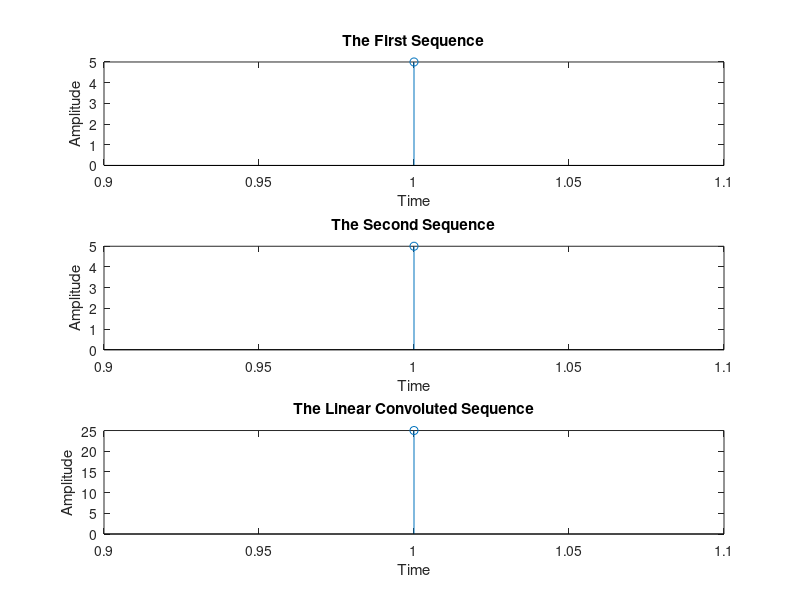

The MATLAB script that drew this image:
clc;
clear all;
close all;

% Taking input from the user
x = input('Enter the first input sequence: ');  % Input sequence x
h = input('Enter the second input sequence: '); % Input sequence h

% Lengths of the sequences
l = length(x);
m = length(h);

% Length of the result sequence (linear convolution length)
N = l + m - 1;

% Compute the FFT of both sequences
Xk = fft(x, N);
Hk = fft(h, N);

% Multiply the FFTs (frequency domain multiplication)
Yk = Xk .* Hk;

% Compute the inverse FFT to get the linear convolution result
y = ifft(Yk, N);

% Display the linear convoluted output
disp('Linear convoluted output using DFT and IDFT method:');
disp(y);

% Plot the sequences and the result
figure;
subplot(3, 1, 1);
stem(x);
title('The First Sequence');
xlabel('Time');
ylabel('Amplitude');

subplot(3, 1, 2);
stem(h);
title('The Second Sequence');
xlabel('Time');
ylabel('Amplitude');

subplot(3, 1, 3);
stem(y);
title('The Linear Convoluted Sequence');
xlabel('Time');
ylabel('Amplitude');
